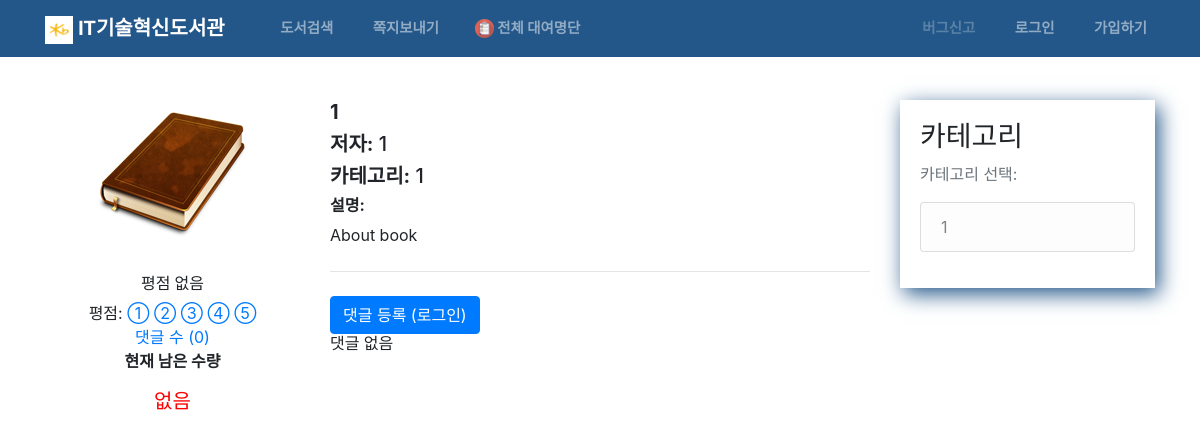
Screenshot of /book/1 with the database file from the repository.
### books/models.py (models this page shows, shortened)
class Book(models.Model):
    title = models.CharField(max_length=300)
    slug = models.SlugField(unique=True, allow_unicode=True)
    description = models.TextField(max_length=1000, default="About book")
    image = models.ImageField(
        default='default_book.png', upload_to='books_pics')
    author = models.CharField(max_length=100)
    book_amount = models.IntegerField()
    publish_date = models.DateField()
    number_of_pages = models.IntegerField()
    category = models.ForeignKey(Category, on_delete=models.PROTECT)
    last_rating = models.IntegerField(default=0)
    @property
    def actual_rating(self):
        list_of_stars = []
        for star in range(self.last_rating):
            list_of_stars.append(star)
        return list_of_stars

class Category(models.Model):
    category = models.CharField(max_length=50)
    slug = models.SlugField(unique=True)
    def __str__(self):
        return self.category
    class Meta:
        verbose_name_plural = "Categories"

### books/views.py (the view, shortened to what this page needs)
class BookDetailView(FormMixin, DetailView):
    model = Book
    form_class = CommentForm
    def get_context_data(self, **kwargs):
        context = super().get_context_data(**kwargs)
        context['form'] = self.get_form()
        context['comments'] = BookComment.objects.filter(
            book=self.object).order_by('-id')
        return context

### books/context_processors.py (called while the page is built)
def categories(request):
    return {
        'categories': Category.objects.all()
    }

### books/templates/books/book_detail.html
{% extends "base.html" %}
{% load crispy_forms_tags %}
{% block content %}
{% load static %}
<div class="row">
    <div class="col-md-4 bookDetailLeftSide">
        <img class="bookImage" src="{{ book.image.url }}" alt=""> <br>
        {% if book.actual_rating %}
        {% for rate in book.actual_rating %}
        <span class="fa fa-star checked"></span>
        {% endfor %}
        <br>
        평점 등록 개수({{ book.reviews.count }})<br>
        {% else %}
        <br>
        <h6>평점 없음</h6>
        {% endif %}
        평점:
        <a href="{% url 'rate_book' slug=book.slug rating=1 %}">①</a>
        <a href="{% url 'rate_book' slug=book.slug rating=2 %}">②</a>
        <a href="{% url 'rate_book' slug=book.slug rating=3 %}">③</a>
        <a href="{% url 'rate_book' slug=book.slug rating=4 %}">④</a>
        <a href="{% url 'rate_book' slug=book.slug rating=5 %}">⑤</a> <br>
        <a href="#commentBox">댓글 수 ({{ book.comments.count }})</a>
        {% if book.book_amount > 0 %}
        <h5><strong>현재 남은 수량 :</strong> {{ book.book_amount }}</h5>
        {% if user.is_authenticated %}
        <a href="{% url 'confirm_rent_view' slug=book.slug %}"><button class="btn btn-primary btn-xs">대여</button></a>
        {% else %}
        <a href="{% url 'confirm_rent_view' slug=book.slug %}"><button class="btn btn-primary btn-xs">대여를 위한 로그인
                </button></a>
        {% endif %}
        {% else %}
        <p><strong>현재 남은 수량 </strong></p> <h5 style="font-size:20px;color:red;">없음</h5>
        {% endif %} <br>
    </div>
    <div class="col-md-8">
        <h5><strong>{{ book.title }}</strong> </h5>
        <h5><strong>저자:</strong> {{ book.author }}</h5>
        <h5><strong>카테고리:</strong> {{ book.category }}</h5>
        <h6><strong>설명:</strong> </h6>
        <p> {{ book.description }}</p>
        <hr class="my-4">
        <div id="commentBox">
            {% if user.is_authenticated %}
            <form method="post" class="formsWidth">
                {% csrf_token %}
                {{ form|crispy }}
                <button type="submit" class="btn btn-success">댓글 등록</button>
            </form>
            {% else %}
            <a href="{% url 'login_to_comment_redirect' slug=book.slug %}"><button class="btn btn-primary btn-xs">댓글
                    등록 (로그인)</button></a>
            {% endif %}
            {% if comments %}
            <br> <br>
            <h6>댓글({{ book.comments.count }}):</h6>
            {% for comment in comments %}
            <div>
                <h6><strong>{{ comment.user.username }}</strong></h6>
                <h6 class="comment_text">{{ comment.text }}</h6>
            </div>
            <hr class="my-4">
            {% endfor %}
            {% else %}
            <h6>댓글 없음</h6>
            {% endif %}
        </div>
    </div>
</div>
<br>
<br>
<br>
<br>
<br>
<br>
<br>
<br>
{% endblock content %}

### templates/base.html (shortened to what this page needs)
{% load static %}
<!DOCTYPE html>
<html lang="en">
<head>
    <link rel="stylesheet" href="{% static 'css/main.css' %}">
    <link rel="stylesheet" href="https://stackpath.bootstrapcdn.com/bootstrap/4.1.3/css/bootstrap.min.css"
>
    <link rel="stylesheet" href="https://cdnjs.cloudflare.com/ajax/libs/font-awesome/4.7.0/css/font-awesome.min.css">
    <link rel="stylesheet" href="https://use.fontawesome.com/releases/v5.4.2/css/all.css"
>
</head>
<header class="site-header">
    <nav class="navbar navbar-expand-md navbar-dark bg-steel fixed-top">
        <div class="container">
            <a class="navbar-brand mr-4" href="{% url 'home' %}"><img style="height:1.4em;" src="{% static 'icons/KB-Kookmin-Card.png' %}"
                    alt=""> IT기술혁신도서관</a>
            <div class="collapse navbar-collapse" id="navbarToggle">
                <div class="navbar-nav mr-auto">
                    <a class="nav-item nav-link" href="{% url 'books' %}"><img src="{% static 'icons/book.png' %}" alt="">
                        도서검색</a>
                    <a class="nav-item nav-link" href="{% url 'contact' %}"><img src="{% static 'icons/message.png' %}"
                        쪽지보내기</a>
                        <a class="nav-item nav-link" href="{% url 'expired' %}"><img src="{% static 'icons/expired.png' %}"
                            alt="">
                        전체 대여명단</a>
                </div>
                <div class="navbar-nav">
                    {% if user.is_authenticated %}
                    <a class="nav-item nav-link" href="{% url 'UserProfile' %}"><img src="{% static 'icons/profile.png' %}"
                            alt="">
                        내 계정({{ user.username }})
                    </a>
                    <a class="nav-item nav-link" href="{% url 'logout' %}"><img src="{% static 'icons/logout.png' %}"
                            alt=""> 로그아웃</a>
                    {% else %}
                    <a class="disabled nav-item nav-link" href=""><img src="{% static 'icons/help.png' %}" alt="">
                        버그신고</a>
                    <a class="nav-item nav-link" href="{% url 'login' %}"><img src="{% static 'icons/login.png' %}" alt="">
                        로그인</a>
                    <a class="nav-item nav-link" href="{% url 'signup' %}"><img src="{% static 'icons/register.png' %}"
                            alt=""> 가입하기</a>
                    {% endif %}
                </div>
            </div>
        </div>
    </nav>
</header>
<body>
    <main role="main" class="container pageContent">
        <div class="row">
            <div class="col-md-9">
                {% block content %}{% endblock %}
            </div>
            <div class="col-md-3">
                <div class="content-section">
                    <h3>카테고리</h3>
                    <p class='text-muted'>카테고리 선택:
                        <ul class="list-group">
                            {% for category in categories %}
                            <a href="{% url 'category_books_view' slug=category.slug %}">
                                <li class="list-group-item list-group-item-light">{{ category }}</li>
                            </a>
                            {% endfor %}
                        </ul>
                    </p>
                </div>
            </div>
        </div>
    </main>
</body>
</html>

### static/css/main.css (style rules this page uses)
body { background: #fafafa; color: #333333; margin-top: 5rem; padding-bottom: 50px; }
.bg-steel { background-color: #235789; }
.navbar-nav { font-size: 0.9em; }
.navbar-brand { font-family: "Work Sans", sans-serif; font-weight: bold; }
.navbar-nav > a > img { height: 1.3em; }
.site-header .navbar-nav .nav-link { color: #cbd5db; font-weight: bold; font-family: "Roboto", sans-serif; margin-left: 20px; }
.content-section { box-shadow: 4px 6px 20px 0px #235789; padding: 20px; }
.pageContent { margin-top: 100px; }
.bookDetailLeftSide { text-align: center; }
.bookDetailLeftSide .bookImage { max-width: 200px; }
.bookImage { max-height: 300px; }

### rows the page displays
Book: image (placeholder picture), comments.count "0", title "1", author "1", category "1", description "About book"
Category: category "1"
